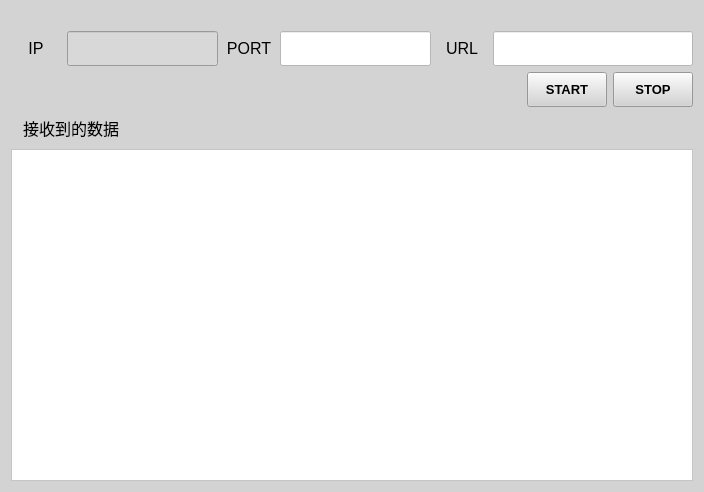
<?xml version="1.0" encoding="UTF-8"?>
<ui version="4.0">
 <class>Form</class>
 <widget class="QWidget" name="Form">
  <property name="enabled">
   <bool>true</bool>
  </property>
  <property name="geometry">
   <rect>
    <x>0</x>
    <y>0</y>
    <width>704</width>
    <height>492</height>
   </rect>
  </property>
  <property name="windowTitle">
   <string>apiTool</string>
  </property>
  <property name="styleSheet">
   <string notr="true">background-color: rgb(211, 211, 211);</string>
  </property>
  <layout class="QGridLayout" name="gridLayout">
   <item row="2" column="0">
    <layout class="QHBoxLayout" name="horizontalLayout_2">
     <item>
      <spacer name="horizontalSpacer">
       <property name="orientation">
        <enum>Qt::Horizontal</enum>
       </property>
       <property name="sizeHint" stdset="0">
        <size>
         <width>40</width>
         <height>20</height>
        </size>
       </property>
      </spacer>
     </item>
     <item>
      <widget class="QPushButton" name="startBtn">
       <property name="minimumSize">
        <size>
         <width>70</width>
         <height>35</height>
        </size>
       </property>
       <property name="font">
        <font>
         <pointsize>10</pointsize>
         <weight>75</weight>
         <bold>true</bold>
        </font>
       </property>
       <property name="text">
        <string>START</string>
       </property>
      </widget>
     </item>
     <item>
      <widget class="QPushButton" name="endBtn">
       <property name="minimumSize">
        <size>
         <width>70</width>
         <height>35</height>
        </size>
       </property>
       <property name="font">
        <font>
         <pointsize>10</pointsize>
         <weight>75</weight>
         <bold>true</bold>
        </font>
       </property>
       <property name="text">
        <string>STOP</string>
       </property>
      </widget>
     </item>
    </layout>
   </item>
   <item row="1" column="0">
    <layout class="QHBoxLayout" name="horizontalLayout">
     <item>
      <widget class="QLabel" name="ipLabel">
       <property name="minimumSize">
        <size>
         <width>50</width>
         <height>35</height>
        </size>
       </property>
       <property name="maximumSize">
        <size>
         <width>30</width>
         <height>35</height>
        </size>
       </property>
       <property name="text">
        <string>&lt;html&gt;&lt;head/&gt;&lt;body&gt;&lt;p align=&quot;center&quot;&gt;&lt;span style=&quot; font-size:12pt;&quot;&gt;IP&lt;/span&gt;&lt;/p&gt;&lt;/body&gt;&lt;/html&gt;</string>
       </property>
      </widget>
     </item>
     <item>
      <widget class="QLineEdit" name="iptext">
       <property name="minimumSize">
        <size>
         <width>150</width>
         <height>35</height>
        </size>
       </property>
       <property name="maximumSize">
        <size>
         <width>16777215</width>
         <height>16777215</height>
        </size>
       </property>
       <property name="font">
        <font>
         <pointsize>12</pointsize>
        </font>
       </property>
       <property name="styleSheet">
        <string notr="true">background-color: rgb(216, 216, 216);</string>
       </property>
       <property name="readOnly">
        <bool>true</bool>
       </property>
      </widget>
     </item>
     <item>
      <widget class="QLabel" name="portLabel">
       <property name="minimumSize">
        <size>
         <width>50</width>
         <height>35</height>
        </size>
       </property>
       <property name="maximumSize">
        <size>
         <width>50</width>
         <height>35</height>
        </size>
       </property>
       <property name="text">
        <string>&lt;html&gt;&lt;head/&gt;&lt;body&gt;&lt;p align=&quot;center&quot;&gt;&lt;span style=&quot; font-size:12pt;&quot;&gt;PORT&lt;/span&gt;&lt;/p&gt;&lt;/body&gt;&lt;/html&gt;</string>
       </property>
      </widget>
     </item>
     <item>
      <widget class="QLineEdit" name="portText">
       <property name="minimumSize">
        <size>
         <width>100</width>
         <height>35</height>
        </size>
       </property>
       <property name="font">
        <font>
         <pointsize>12</pointsize>
        </font>
       </property>
       <property name="styleSheet">
        <string notr="true">background-color: rgb(255, 255, 255);</string>
       </property>
      </widget>
     </item>
     <item>
      <widget class="QLabel" name="urlLabel">
       <property name="minimumSize">
        <size>
         <width>50</width>
         <height>35</height>
        </size>
       </property>
       <property name="maximumSize">
        <size>
         <width>50</width>
         <height>35</height>
        </size>
       </property>
       <property name="text">
        <string>&lt;html&gt;&lt;head/&gt;&lt;body&gt;&lt;p align=&quot;center&quot;&gt;&lt;span style=&quot; font-size:12pt;&quot;&gt;URL&lt;/span&gt;&lt;/p&gt;&lt;/body&gt;&lt;/html&gt;</string>
       </property>
      </widget>
     </item>
     <item>
      <widget class="QLineEdit" name="urlText">
       <property name="minimumSize">
        <size>
         <width>200</width>
         <height>35</height>
        </size>
       </property>
       <property name="font">
        <font>
         <pointsize>12</pointsize>
        </font>
       </property>
       <property name="styleSheet">
        <string notr="true">background-color: rgb(255, 255, 255);</string>
       </property>
      </widget>
     </item>
    </layout>
   </item>
   <item row="0" column="0">
    <spacer name="horizontalSpacer_2">
     <property name="orientation">
      <enum>Qt::Horizontal</enum>
     </property>
     <property name="sizeHint" stdset="0">
      <size>
       <width>40</width>
       <height>20</height>
      </size>
     </property>
    </spacer>
   </item>
   <item row="3" column="0">
    <layout class="QVBoxLayout" name="verticalLayout">
     <item>
      <widget class="QLabel" name="getdataLabel">
       <property name="minimumSize">
        <size>
         <width>120</width>
         <height>30</height>
        </size>
       </property>
       <property name="maximumSize">
        <size>
         <width>120</width>
         <height>30</height>
        </size>
       </property>
       <property name="text">
        <string>&lt;html&gt;&lt;head/&gt;&lt;body&gt;&lt;p align=&quot;center&quot;&gt;&lt;span style=&quot; font-size:12pt;&quot;&gt;接收到的数据&lt;/span&gt;&lt;/p&gt;&lt;/body&gt;&lt;/html&gt;</string>
       </property>
      </widget>
     </item>
     <item>
      <widget class="QTextBrowser" name="textBrowser">
       <property name="font">
        <font>
         <pointsize>10</pointsize>
        </font>
       </property>
       <property name="styleSheet">
        <string notr="true">background-color: rgb(255, 255, 255);</string>
       </property>
      </widget>
     </item>
    </layout>
   </item>
  </layout>
 </widget>
 <resources/>
 <connections/>
</ui>
